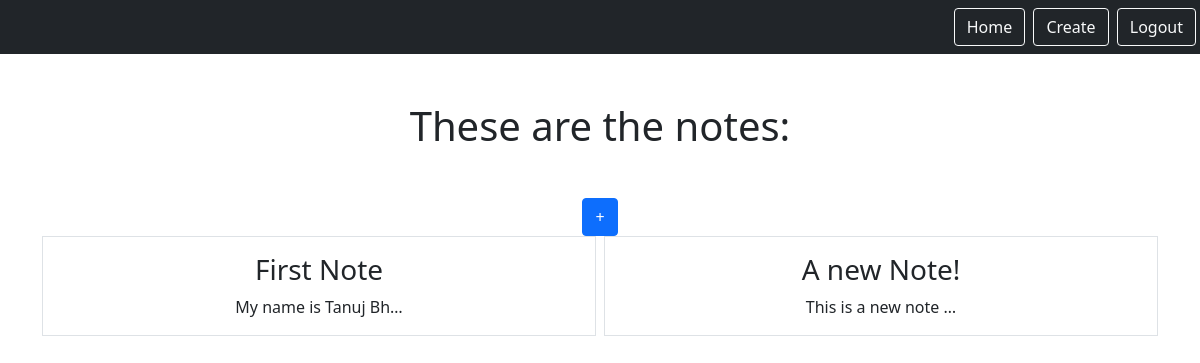
The app's page /smart/notes (signed in), older data.
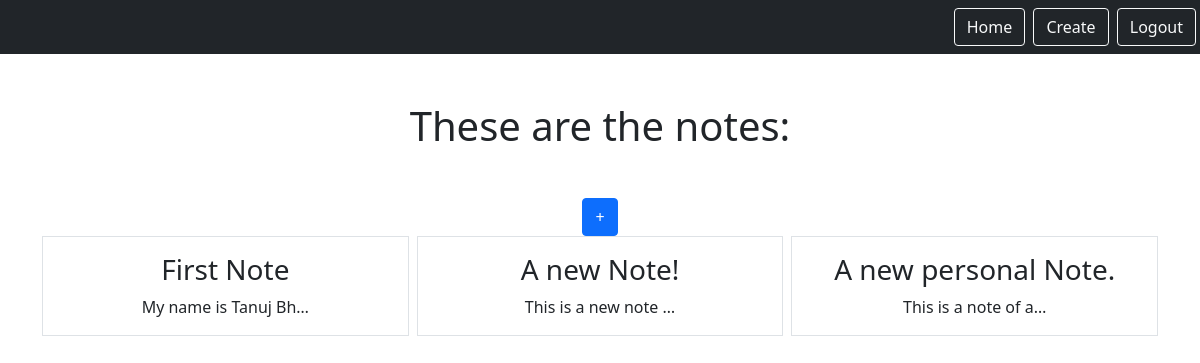
The same page, newer data.
### notes/models.py (models this page shows)
class Notes(models.Model):
    title = models.CharField(max_length=200)
    text = models.TextField()
    created = models.DateTimeField(auto_now_add=True)
    user = models.ForeignKey(User, on_delete=models.CASCADE, related_name="notes")

### notes/views.py (the view, shortened to what this page needs)
# urls.py: path('notes', views.NotesListView.as_view(), name="note.list"),
class NotesListView(LoginRequiredMixin, ListView):
    model = Notes
    context_object_name = "notes"
    template_name = 'notes/note_list.html'
    login_url='/admin'

### notes/templates/notes/note_list.html (shortened to what this page needs)
{% extends "base.html"%} {%block content%}
<h1 class="my-5">These are the notes:</h1>
<div>
  <a href="{%url 'note.new'%}" class="btn btn-primary text-left">+</a>
</div>
<div class="row row-cols3 g-2">
  {%for note in notes%}
  <div class="col">
    <div class="p-3 border">
      <a
        href="{% url 'note.detail' pk=note.id %}"
        class="text-dark text-decoration-none"
      >
        <h3>{{note.title}}</h3>
      </a>
      {{note.text|truncatechars:20}}
    </div>
  </div>
  {%endfor%} {%endblock%}

Row changes from the older to the newer data that the page shows:
added Notes: title "A new personal Note.", text "This is a note of a…"
